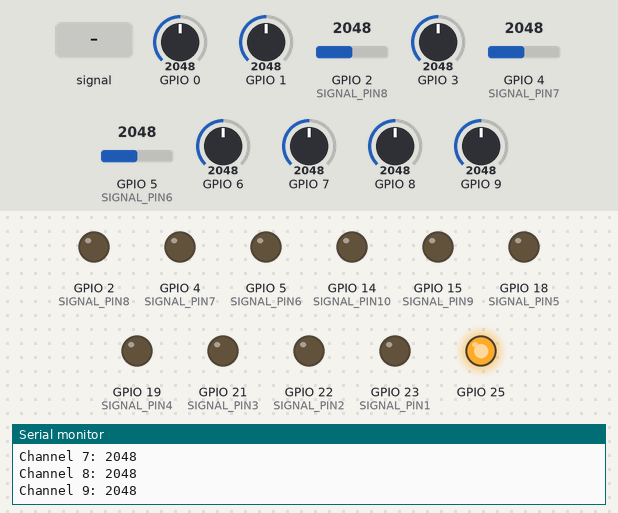
This sketch was run on a simulated ESP32. On the bench: output pins drawn as LEDs (lit = HIGH), the last lines printed to the serial monitor. Dashed ring = blinking. Inputs (shaded band) come from the test bench; at power-on: GPIO 4 (SIGNAL_PIN7) = 2048, GPIO 0 = 2048, GPIO 6 = 2048, GPIO 1 = 2048, GPIO 2 (SIGNAL_PIN8) = 2048, GPIO 3 = 2048, GPIO 5 (SIGNAL_PIN6) = 2048, GPIO 7 = 2048, GPIO 8 = 2048, GPIO 9 = 2048.

Above: at 2.9 s.
3.0 s: GPIO 2 (SIGNAL_PIN8) fed a 200 Hz sine of ±1842 counts around its level
6.8 s: GPIO 4 (SIGNAL_PIN7) set to 122
10.9 s: GPIO 0 set to 122
At 13.0 s:
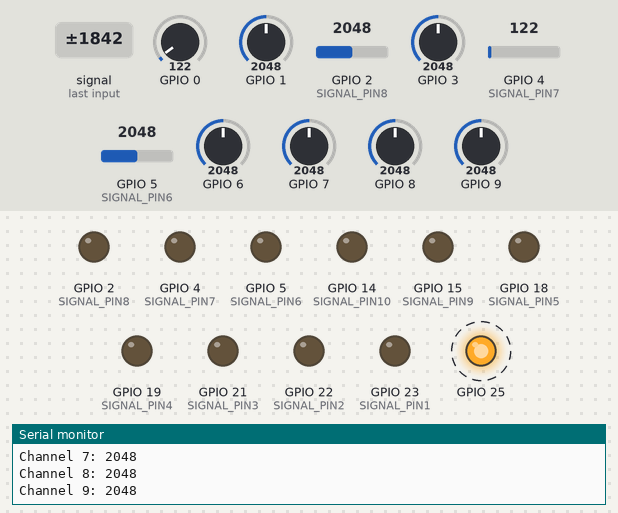
14.4 s: GPIO 5 (SIGNAL_PIN6) fed a 200 Hz sine of ±1842 counts around its level
At 16.07 s:
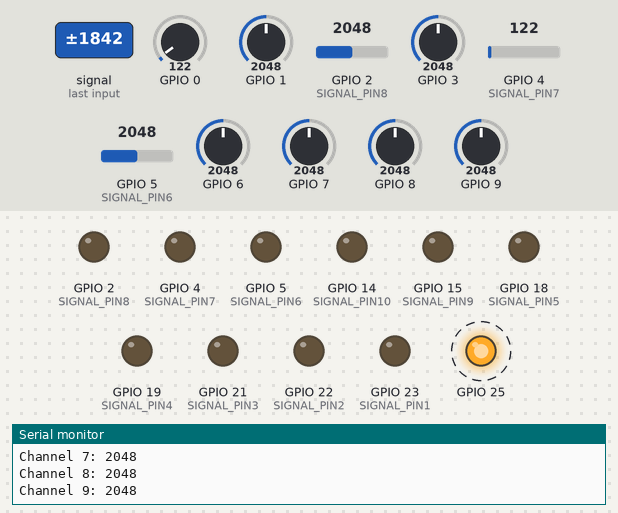
17.9 s: GPIO 6 set to 1027
22.3 s: GPIO 6 set to 942
Timing chart, 0 to 26.2 s (numbered marks = the images above; inputs shaded):
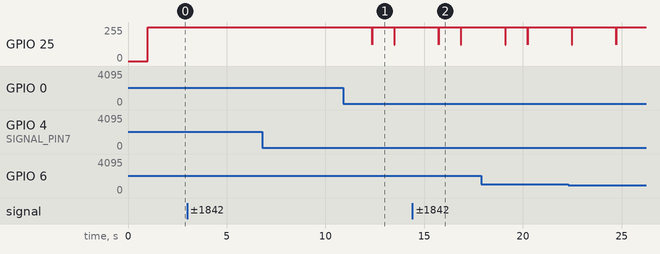

Measured:
- after the input at 10.9 s, GPIO 25: alternates 255/255 for 1.1 s and 122/255 for 0.01 s, starting after 1.5 s
- after the input at 14.4 s, GPIO 25: alternates 255/255 for 1.1 s and 122/255 for 0.01 s, starting after 1.3 s

The sketch:

ecg01.ino
```cpp
#include <driver/dac.h>
#include <driver/adc.h>

const int SIGNAL_PIN1 = 23;
const int SIGNAL_PIN2 = 22;
const int SIGNAL_PIN3 = 21;
const int SIGNAL_PIN4 = 19;
const int SIGNAL_PIN5 = 18;
const int SIGNAL_PIN6 = 5;
const int SIGNAL_PIN7 = 4;
const int SIGNAL_PIN8 = 2;
const int SIGNAL_PIN9 = 15;
const int SIGNAL_PIN10 = 14;

hw_timer_t *Timer0_Cfg = NULL;

volatile int counter = 0;
volatile unsigned short int adc[10];

void IRAM_ATTR Timer0_ISR() {
  dac_output_voltage(DAC_CHANNEL_1, adc[counter]);
  counter++;
  if (counter >= 10) {
    counter = 0;
  }
}

void SignalSetup() {
  pinMode(SIGNAL_PIN1, OUTPUT);
  pinMode(SIGNAL_PIN2, OUTPUT);
  pinMode(SIGNAL_PIN3, OUTPUT);
  pinMode(SIGNAL_PIN4, OUTPUT);
  pinMode(SIGNAL_PIN5, OUTPUT);
  pinMode(SIGNAL_PIN6, OUTPUT);
  pinMode(SIGNAL_PIN7, OUTPUT);
  pinMode(SIGNAL_PIN8, OUTPUT);
  pinMode(SIGNAL_PIN9, OUTPUT);
  pinMode(SIGNAL_PIN10, OUTPUT);
}

void setup() {
  Serial.begin(9600);
  Serial.println("\nESP32 WiFi Receiver.");
  dac_output_enable(DAC_CHANNEL_1);
  dac_output_voltage(DAC_CHANNEL_1, 0);
  Timer0_Cfg = timerBegin(0, 80, true); // Timer 0 for generating DAC signals.
  timerAttachInterrupt(Timer0_Cfg, &Timer0_ISR, true);
  timerAlarmWrite(Timer0_Cfg, 5000, true); // Generate an interrupt every 5000us (1kHz frequency).
  timerAlarmEnable(Timer0_Cfg);
  SignalSetup();
}

void loop() {
  static long timer = millis();
  if (millis() - timer > 1000) {
    for (int i = 0; i < 10; i++) {
      adc[i] = analogRead(i);
    }
    Serial.println("ADC Values:");
    for (int i = 0; i < 10; i++) {
      Serial.print("Channel ");
      Serial.print(i);
      Serial.print(": ");
      Serial.println(adc[i]);
    }
    counter = 0;
    timer = millis();
  }
}
```
